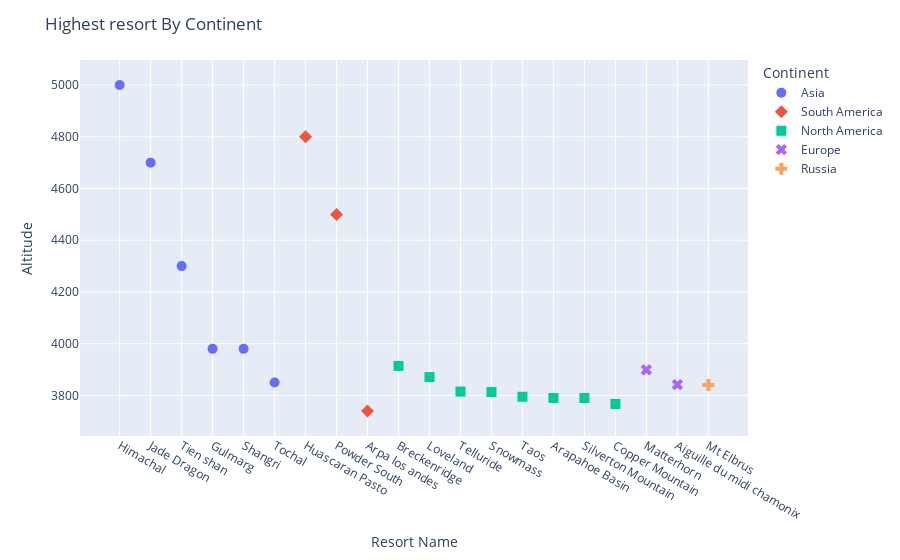

This figure's notebook cell:
### Code cell
#We show the highest point of the work for skiing
fig = px.scatter(highest_skyresort.head(20), y="Altitude", x="NameResort", color="Continent", symbol="Continent")
fig.update_traces(marker_size=10)
fig.update_layout(barmode='relative', title_text='Highest resort By Continent',xaxis=dict(title = 'Resort Name'))
fig.show()

### Figure 1 — Plotly figure (JSON) as saved in the notebook; plotly's stock layout.template omitted (floating-point values rounded to 4 significant figures)
{"data": [{"hovertemplate": "Continent=Asia<br>NameResort=%{x}<br>Altitude=%{y}<extra></extra>", "legendgroup": "Asia", "marker": {"color": "#636efa", "size": 10, "symbol": "circle"}, "mode": "markers", "name": "Asia", "orientation": "v", "showlegend": true, "type": "scatter", "x": ["Himachal", "Jade Dragon", "Tien shan", "Gulmarg", "Shangri", "Tochal"], "xaxis": "x", "y": [5000, 4700, 4300, 3980, 3980, 3850], "yaxis": "y"}, {"hovertemplate": "Continent=South America<br>NameResort=%{x}<br>Altitude=%{y}<extra></extra>", "legendgroup": "South America", "marker": {"color": "#EF553B", "size": 10, "symbol": "diamond"}, "mode": "markers", "name": "South America", "orientation": "v", "showlegend": true, "type": "scatter", "x": ["Huascaran Pasto", "Powder South", "Arpa los andes"], "xaxis": "x", "y": [4800, 4500, 3740], "yaxis": "y"}, {"hovertemplate": "Continent=North America<br>NameResort=%{x}<br>Altitude=%{y}<extra></extra>", "legendgroup": "North America", "marker": {"color": "#00cc96", "size": 10, "symbol": "square"}, "mode": "markers", "name": "North America", "orientation": "v", "showlegend": true, "type": "scatter", "x": ["Breckenridge", "Loveland", "Telluride", "Snowmass", "Taos", "Arapahoe Basin", "Silverton Mountain", "Copper Mountain"], "xaxis": "x", "y": [3914, 3871, 3815, 3813, 3795, 3790, 3790, 3767], "yaxis": "y"}, {"hovertemplate": "Continent=Europe<br>NameResort=%{x}<br>Altitude=%{y}<extra></extra>", "legendgroup": "Europe", "marker": {"color": "#ab63fa", "size": 10, "symbol": "x"}, "mode": "markers", "name": "Europe", "orientation": "v", "showlegend": true, "type": "scatter", "x": ["Matterhorn", "Aiguille du midi chamonix"], "xaxis": "x", "y": [3899, 3842], "yaxis": "y"}, {"hovertemplate": "Continent=Russia<br>NameResort=%{x}<br>Altitude=%{y}<extra></extra>", "legendgroup": "Russia", "marker": {"color": "#FFA15A", "size": 10, "symbol": "cross"}, "mode": "markers", "name": "Russia", "orientation": "v", "showlegend": true, "type": "scatter", "x": ["Mt Elbrus"], "xaxis": "x", "y": [3840], "yaxis": "y"}], "layout": {"barmode": "relative", "legend": {"title": {"text": "Continent"}, "tracegroupgap": 0}, "margin": {"t": 60}, "title": {"text": "Highest resort By Continent"}, "xaxis": {"anchor": "y", "domain": [0, 1], "title": {"text": "Resort Name"}}, "yaxis": {"anchor": "x", "domain": [0, 1], "title": {"text": "Altitude"}}}}
